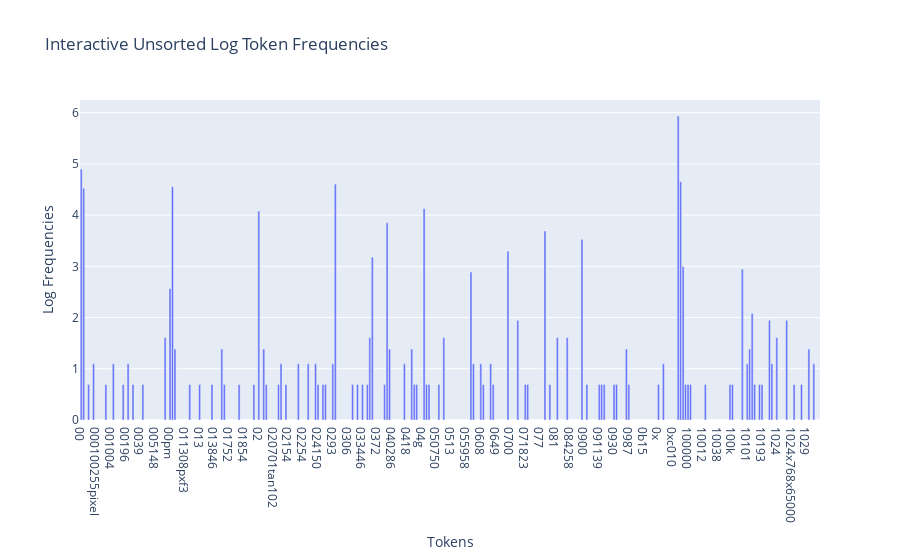
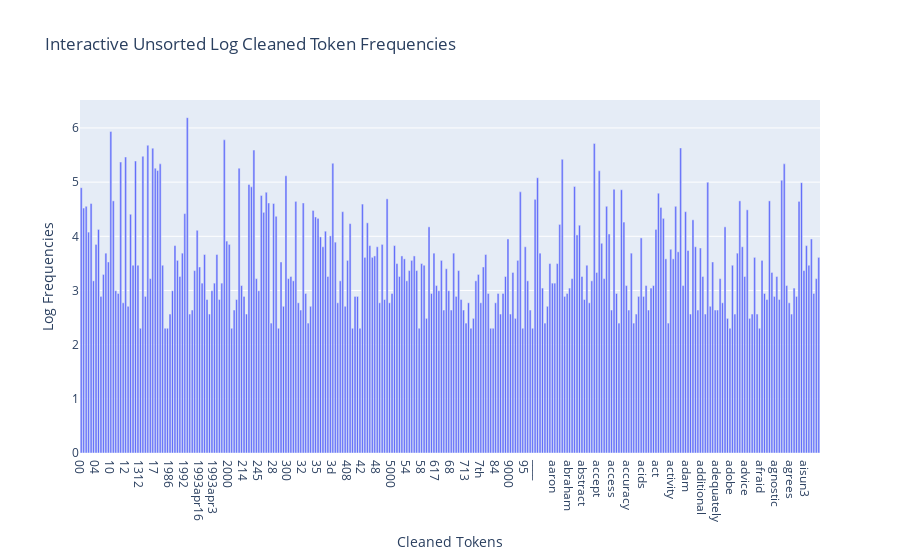
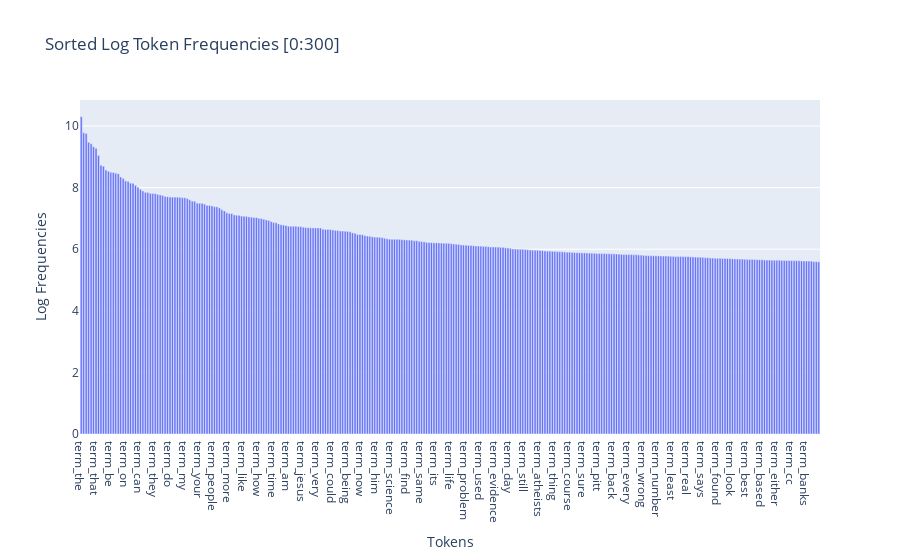

The notebook cell these images were saved under, in order:
### Markdown cell above
### >>> **Exercise 15 (take home):** 
You can copy the code from the previous exercise and change the 'term_frequencies' variable for the 'term_frequencies_log', comment about the differences that you observe and talk about other possible insights that we can get from a log distribution.

### Code cell
# Answer here
# First Plot--------------------------------------------------------------------------------------------------------

# Conversion to Log Scale and plot
term_frequencies_log = [math.log(i) for i in term_frequencies]
g = px.bar(x=count_vect.get_feature_names_out()[:300], 
            y=
term_frequencies_log[:300],title="Interactive Unsorted Log Token Frequencies",labels = {"x":"Tokens","y":"Log Frequencies"})
g.show()

# Second Plot-------------------------------------------------------------------------------------------------------

# Clean , Conversion to Log Scale and plot
term_frequencies_cleaned_log = [math.log(i) for i in term_frequencies_clean]
g = px.bar(x= count_vect_cleaned.get_feature_names_out()[:300], 
            y=
term_frequencies_cleaned_log[:300],title="Interactive Unsorted Log Cleaned Token Frequencies",labels = {"x":" Cleaned Tokens","y":"Log Frequencies"})
g.show()


# Third Plot-------------------------------------------------------------------------------------------------------------

plot_x_exercise = ["term_"+str(i) for i in count_vect.get_feature_names_out()]
plot_y_exercise = ["doc_"+ str(i) for i in list(X.index)]
plot_z_exercise = X_counts.toarray()
# sum each col which will be used to sort the columns
cols_sum =  plot_z_exercise.sum(axis=0) 
cols_sum_log = [math.log(i) for i in cols_sum]
df_todraw_exercise = pd.DataFrame(plot_z_exercise, columns = plot_x_exercise, index = plot_y_exercise)
# Add a row with the sum of each col
df_todraw_exercise.loc["cols_sum_log"] = cols_sum_log
#Short the columns based on the sum of each col, so the most frequent tokens will appear first
df_todraw_exercise = df_todraw_exercise.loc[:,(df_todraw_exercise.loc["cols_sum_log"]).sort_values(ascending=False).index]
#Now using plotly I plot the shorted columns based on the sum of each col, so most frequent ones will appear first
g = px.bar(x=df_todraw_exercise.columns[:300], 
            y=df_todraw_exercise.loc["cols_sum_log"][:300],title="Sorted Log Token Frequencies [0:300]",labels = {"x":"Tokens","y":"Log Frequencies"})
g.show()


"""
Comments:
1) First plot looks more relevent, data is not as sparse as in the normal scale
2) The second plot even, the peaks and valleys are not as noticble as with the normal scale, now that we removed stop words and others,
seems to be more relevant tokens.
3)The log Scale makes the gradient in the frequencies less steep, making it easier to visualize the differences in frecuencies since the normal
scale is too steep and makes the smaller values very hard to appreciate, used the normal set of tokens for this, so stop words still dominate 
but not as much as in the normal scale.

"""

### Figure 1 — Plotly figure (JSON) as saved in the notebook; plotly's stock layout.template omitted (floating-point values rounded to 4 significant figures; data arrays with more than 128 entries replaced by an {"elided": "..."} marker saying what was removed)
{"data": [{"hovertemplate": "Tokens=%{x}<br>Log Frequencies=%{y}<extra></extra>", "legendgroup": "", "marker": {"color": "#636efa", "pattern": {"shape": ""}}, "name": "", "orientation": "v", "showlegend": false, "textposition": "auto", "type": "bar", "x": {"elided": "300 str values"}, "xaxis": "x", "y": {"elided": "300 float values"}, "yaxis": "y"}], "layout": {"barmode": "relative", "legend": {"tracegroupgap": 0}, "title": {"text": "Interactive Unsorted Log Token Frequencies"}, "xaxis": {"anchor": "y", "domain": [0, 1], "title": {"text": "Tokens"}}, "yaxis": {"anchor": "x", "domain": [0, 1], "title": {"text": "Log Frequencies"}}}}

### Figure 2 — Plotly figure (JSON) as saved in the notebook; plotly's stock layout.template omitted (floating-point values rounded to 4 significant figures; data arrays with more than 128 entries replaced by an {"elided": "..."} marker saying what was removed)
{"data": [{"hovertemplate": " Cleaned Tokens=%{x}<br>Log Frequencies=%{y}<extra></extra>", "legendgroup": "", "marker": {"color": "#636efa", "pattern": {"shape": ""}}, "name": "", "orientation": "v", "showlegend": false, "textposition": "auto", "type": "bar", "x": {"elided": "300 str values"}, "xaxis": "x", "y": {"elided": "300 float values"}, "yaxis": "y"}], "layout": {"barmode": "relative", "legend": {"tracegroupgap": 0}, "title": {"text": "Interactive Unsorted Log Cleaned Token Frequencies"}, "xaxis": {"anchor": "y", "domain": [0, 1], "title": {"text": " Cleaned Tokens"}}, "yaxis": {"anchor": "x", "domain": [0, 1], "title": {"text": "Log Frequencies"}}}}

### Figure 3 — Plotly figure (JSON) as saved in the notebook; plotly's stock layout.template omitted (floating-point values rounded to 4 significant figures; data arrays with more than 128 entries replaced by an {"elided": "..."} marker saying what was removed)
{"data": [{"hovertemplate": "Tokens=%{x}<br>Log Frequencies=%{y}<extra></extra>", "legendgroup": "", "marker": {"color": "#636efa", "pattern": {"shape": ""}}, "name": "", "orientation": "v", "showlegend": false, "textposition": "auto", "type": "bar", "x": {"elided": "300 str values"}, "xaxis": "x", "y": {"elided": "300 float values"}, "yaxis": "y"}], "layout": {"barmode": "relative", "legend": {"tracegroupgap": 0}, "title": {"text": "Sorted Log Token Frequencies [0:300]"}, "xaxis": {"anchor": "y", "domain": [0, 1], "title": {"text": "Tokens"}}, "yaxis": {"anchor": "x", "domain": [0, 1], "title": {"text": "Log Frequencies"}}}}
